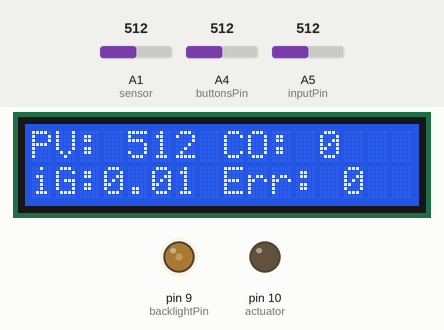
The sketch below on a simulated Arduino Uno, built with avr-gcc and run on an emulated ATmega328P. Parts: 16×2 character LCD, output pins drawn as LEDs (lit = HIGH). The test bench sets the inputs (shaded band); at power-on: A1 (sensor) = 512, A4 (buttonsPin) = 512, A5 (inputPin) = 512. What the sketch prints to the serial monitor is not drawn.

Above: at 1.2 s.
1.3 s: A1 (sensor) set to 982
At 2.5 s:
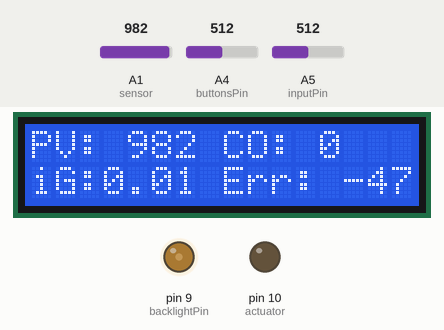
2.8 s: A1 (sensor) set to 1016
At 3.4 s:
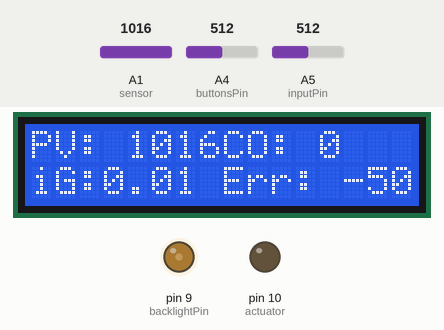
4.3 s: A4 (buttonsPin) set to 442
5.8 s: A4 (buttonsPin) set to 417
At 7.0 s:
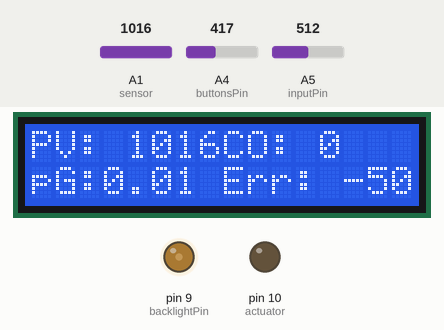
7.3 s: A5 (inputPin) set to 774
At 7.8 s:
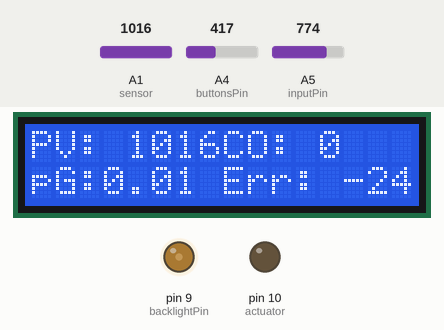
8.8 s: A5 (inputPin) set to 800
At 10.3 s:
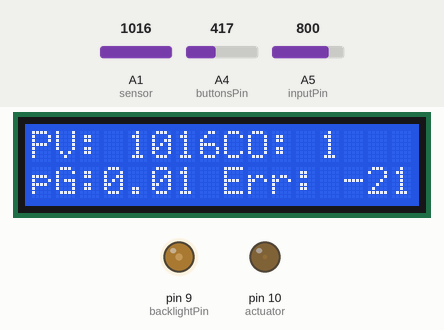
Timing chart, 0 to 44.4 s (numbered marks = the images above; inputs shaded):
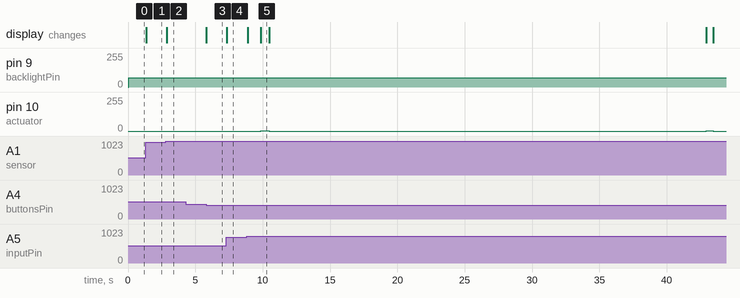

Measured:
- the behaviour switches between 425 and 424 on A4 (buttonsPin) (found by bisection; images 2 and 3)
- the behaviour switches between 789 and 790 on A5 (inputPin) (found by bisection; images 4 and 5)
- after the input at 1.3 s, the display: changes after 0.07 s (image 1)
- after the input at 2.8 s, the display: changes after 0.09 s (image 2)
- after the input at 4.3 s, every drawn part: stays the same
- after the input at 5.8 s, the display: changes at once (image 3)
- after the input at 7.3 s, the display: changes after 0.05 s (image 4)
- after the input at 8.8 s, pin 10 (actuator): alternates 1/255 for 0.60 s and 0/255 for 32.4 s, starting after 1.0 s; the display: first changes after 0.07 s (image 5 shows a later state)

The sketch:

Pgain-Igain.ino
```cpp
#include <LiquidCrystal.h>

const int buttonsPin = A4;
int buttonsValue = 0;
int screenState = 0;

const int rs = 12, en = 11, d4 = 5, d5 = 4, d6 = 3, d7 = 2;
LiquidCrystal lcd(rs, en, d4, d5, d6, d7);
int backlightPin = 9;
int contrast = 70;

int setPoint = 0;
float gainplus;
float gainminus;
float iGplus;
float iGminus;

int sensor = A1;
int inputPin = A5;
int actuator = 10;
int PV = 0;
int CO = 0;
int Error = 0;
float pGain = 0.01;
float iGain = 0.01;
int integralAction;
unsigned long previousMillis = 0;
const long interval = 100;
unsigned long currentMillis;

float exCO;

void setup() {
  pinMode(actuator, OUTPUT);
  Serial.begin(9600);
  lcd.begin(16, 2);
  pinMode(backlightPin, OUTPUT);

}

void loop() {
analogWrite(backlightPin, contrast);

  PV = analogRead(sensor);
  setPoint = analogRead(inputPin);
  currentMillis = millis();

if (currentMillis - previousMillis >= interval) {

  previousMillis = currentMillis;
  Error = setPoint-PV;
  integralAction = (integralAction + Error);
  CO = (pGain*Error)+(iGain*integralAction)/100;

  if (CO >255) {
    CO = 255;
  }

    if (CO<0) {
      CO = 0;
    }
  }


analogWrite(actuator, CO);


if(screenState == 3) {
  if (buttonsValue < 800 && buttonsValue > 750) {
    gainplus = pGain + 0.01;
    pGain = gainplus;
  } else if (buttonsValue < 749 && buttonsValue > 650) {
      gainminus = pGain - 0.01;
      pGain = gainminus;
  }
}

if(screenState == 2) {
  if (buttonsValue < 800 && buttonsValue > 750) {
    iGplus = iGain + 0.01;
    iGain = iGplus;
  } else if (buttonsValue < 749 && buttonsValue > 650) {
      iGminus = iGain - 0.01;
      iGain = iGminus;
  }
}


screenSwitch ();
switch(screenState) {
  case 3:
    lcd.clear();
    lcd.setCursor(0, 0);
    lcd.print("PV: ");
    lcd.print(PV);
    lcd.setCursor(8, 0);
    lcd.print("CO: ");
    lcd.print(CO);

    lcd.setCursor(0, 1);
    lcd.print("pG:");
    lcd.print(pGain);
    lcd.setCursor(8, 1);
    lcd.print("Err: ");
    lcd.print(Error);
      break;

  case 2:
    lcd.clear();
    lcd.setCursor(0, 0);
    lcd.print("PV: ");
    lcd.print(PV);
    lcd.setCursor(8, 0);
    lcd.print("CO: ");
    lcd.print(CO);

    lcd.setCursor(0, 1);
    lcd.print("iG:");
    lcd.print(iGain);
    lcd.setCursor(8, 1);
    lcd.print("Err: ");
    lcd.print(Error);
      break;

}

/*
Serial.print("SP = ");
Serial.print(setPoint);
Serial.print("\t PV = ");
Serial.print(PV);
Serial.print("\t CO = ");
Serial.print(CO);
Serial.print("\t P Gain = ");
Serial.print(pGain);
Serial.print("\t I gain = ");
Serial.print(iGain);
Serial.println();
*/

Serial.print(setPoint);
Serial.print(",");
Serial.print(PV);
Serial.print(",");
Serial.print(CO);
Serial.print(",");
Serial.print(pGain);
Serial.print(",");
Serial.print(iGain);
Serial.println();

delay(100);

}


void screenSwitch () {
  buttonsValue = analogRead(buttonsPin);

  if (buttonsValue < 649 && buttonsValue > 425) {
    screenState = 2;
    //delay(100);
  }

  if (buttonsValue < 425 && buttonsValue >= 0) {
    screenState = 3;
    //delay(100);
  }


}
```
